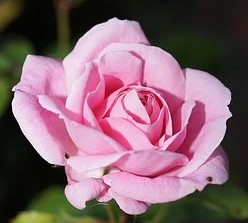
%> input picture Put test set here/rose/flower-358650__340.jpg, 248 x 223 px; its folder holds only this picture in this run
$ octave extract_hog_all.m   (GNU Octave 9; MATLAB toolbox functions it lacks are replaced by stand-ins)
%> lines starting %> are read from the running program, lines starting %| are printed output that depends on the picture
### extract_hog.m
function all_feature = extract_hog(im_org, size_scale)
% *****************************************
% function: extract feature hog of a image
% output: vector feature hog
% input: + im_org: image original with color is gray
%        + size_scale: is vector [width, height], size normalize image [row, col] pow of 2
% program created by DAO DUY NGU
% email: ddngu0110@gmail.com
% *****************************************
% get size image current
format long
[h, w] = size(im_org);
% config size window and stride
size_window = 16;
stride = 8;
% check and resize image about size 64x64 or 64x64
if h > w
    im_org = imresize(im_org, size_scale);
else
    im_org = imresize(im_org, size_scale);
end
% get size image after resize
[h, w] = size(im_org);
% compute number feature of image
number_feature = ((h-size_window)/stride + 1)*((w-size_window)/stride + 1)*36;
% create a vector feature original have value 0 with size is number feature
all_feature = zeros(1, number_feature);
% initialization count
count_feature = 1;
% get window of a image
for y=0:stride:h-size_window
    for x=0:stride:w-size_window
        %get window of image with size is size window
        im_window = im_org(y+1:y+size_window, x+1:x+size_window);
        % initialization vector hog with 36 feature
        value_hog36 = zeros(1, 36);
        count = 1;
        % split window and compute vector feature hog
        for j=0:stride:size_window-stride
            for i=0:stride:size_window-stride
                % get image hog of a image window with size stride
                im_hog = im_window(j+1:j+stride, i+1:i+stride);
                % ---------------------------------------------------------
                % compute vector hog
                format long
                hx = [-1 0 1];
                hy = hx';
                fx = imfilter(im_hog, hx);
                fy = imfilter(im_hog, hy);
                [h, w] = size(im_hog);
                % compute mag
                Gabs = round(sqrt(double(fx.^2 + fy.^2)), 2);
                % reshape about one vector
                Gabs = reshape(Gabs, [1, w*h]);
                % compute orientation
                Gtheta = round(atand(double(fy)./double(fx)));
                Gtheta(isnan(Gtheta)) = 0;
                % transform angle negative
                Gtheta1 = Gtheta;
                Gtheta1(Gtheta < 0) = 180;
                Gtheta1(Gtheta > 0) = 0;
                Gtheta = Gtheta1 + Gtheta;
                step = 20;
                % create matrix feature original have value 0
                hog_method4 = zeros(1,9);
                count1 = 1;
                for k = 0:20:160
                    %copy matrix orientation
                    G_theta_com = Gtheta;
                    % check value orientation in thesh allow x-> x+1
                    if k ~= 0
                        G_theta_com(G_theta_com < k) = 0;
                    end
                    if k ~= 160
                        G_theta_com(G_theta_com > k +  step) = 0;
                    end
                    % reshape matrix -> vector
                    G_theta_com = reshape(G_theta_com,[1, w*h]);
                    % copy value and tranform positive value -> 1
                    G_check = G_theta_com;
                    G_check(G_theta_com > 0) = 1;
                    % compute value feature and assign
                    hog_method4(count1) = hog_method4(count1) + sum((G_check.*(k+step)-G_theta_com).*Gabs/20);
                    if k + step == 180
                        hog_method4(1) =  hog_method4(1) + sum((G_theta_com-G_check.*k).*Gabs/20);
                    else
                        hog_method4(count1 + 1) =  hog_method4(count1 + 1) + sum((G_theta_com-G_check.*k).*Gabs/20);
                    end
                    count1 = count1 + 1;
                end
                % ---------------------------------------------------------
                % assign vecotr hog
                value_hog36(1, count:count+stride) = hog_method4;
                count = count + stride + 1;
            end
        end
        % Normalize vector hog with 36 feature
        K = sqrt(sum(value_hog36.^2));
        value_hog_normalize = value_hog36/K;
        % change value NaN -> 0
        value_hog_normalize(isnan(value_hog_normalize)) = 0;
        % assign vector hog 36
        all_feature(1, count_feature:count_feature+35) = value_hog_normalize;
        count_feature = count_feature + 36;
    end
end

### extract_hog_all.m
% *****************************************
% PROGRAM EXTRACT FEATURE HOG FOR IMAGE OF ALL CLASS
% program created by DAO DUY NGU
% email: ddngu0110@gmail.com
% NOTE:
% - image processing is image gray and change format file image (.tif,
% .jpg, ...) at row 48
% - numbers folder in data == number class initialize
% *****************************************

% STRUCT FOLDER IMAGE
% .../data/
%          - daisy/
%                 - image1.tif (.jpg, ...)
%                 - image2.tif (.jpg, ...)
%                   ....
%          - rose/
%                 - image1.tif (.jpg, ...)
%                 - image2.tif (.jpg, ...)
%                   ....
%           .....
% ALL FUNCTION USE: extract_hog()
% clear
clc
clear
% initialization number class
class = {'Rose', 'Daisy', 'Hibiscus', 'Lotus', 'Sunflower'};
% set path data
path_data = 'D:\ky_thuat_nhan_dang\datasets\dataset_gray\';
% set path save
path_save_train = strcat(path_data, 'datasets_hog_train.xlsx');
path_save_test = strcat(path_data, 'datasets_hog_test.xlsx');
% initialization size of window and stride
size_window = 16;
stride = 8;
% compute number features
number_feature = ((64-size_window)/stride + 1)*((64-size_window)/stride + 1)*36;
% initialization matrix include index labels and features
train = zeros(1, number_feature + 1);
test = zeros(1, number_feature + 1);
count_train = 1;
count_test = 1;
thresh = 0.8;
for k = 1:length(class)
    % create path folder image of class current
    path = strcat(path_data, char(class(k)), '\'); %folder image
    % get all path image of class current
    list_file = dir([path, '*.jpg']);
    % processing image of classs current
    fprintf('--FOLDER %d--\n', k)
    for i=1:length(list_file)
        fprintf('processing... %d\n', round(i*100/length(list_file)))
        % create path image current of class
        path_image = [path, list_file(i).name];
        % read image
        im_org = imread(path_image);
%> im_org is the input picture: size 223x248x3 uint8; mean R, G, B 131.2, 98.6, 109.9
        if length(size(im_org)) > 2
            im_org = rgb2gray(im_org);
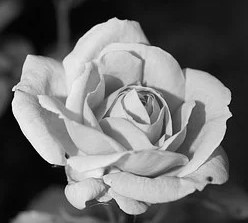
%> im_org: size 223x248 uint8; min 0, max 254, mean 109.7
        end
        % extract hog
        feature_hog = extract_hog(im_org, [64, 64]);
%> in extract_hog, `im_org = imresize(im_org, size_scale);`:
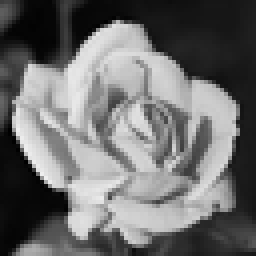
%> im_org: size 64x64 uint8 (shown 4 times larger); min 0, max 239, mean 109.7
%> after the loop in extract_hog, `for y=0:stride:h-size_window`: G_check = 64 values from 0 to 0; Gtheta = [46 88 83 83 84 82 84 90; 9 90 56 14 18 0 0 0; 13 90 90 63 0 0 0 0; 6 90 90 90 0 0 0 0; 2 90 90 0 0 0 0 0; 2 90 90 0 0 0 0 0; 0 0 0 0 0 0 0 0; 0 0 0 0 0 0 0 0]; Gtheta1 = [0 0 0 0 0 0 0 0; 0 0 0 0 0 0 0 0; 0 0 0 0 0 0 0 0; 0 0 0 0 0 0 0 0; 0 0 0 0 0 0 0 0; 0 0 0 0 0 0 0 0; 0 0 0 0 0 0 0 0; 0 0 0 0 0 0 0 0]; all_feature = 1764 values, max 0.667 at index 23, min 0 at index 7, mean 0.0142; count_feature = 253; hog_method4 = [55.85 31.28 11.9 9.58 96.48 38.65 0 0 0]; value_hog36 = 36 values, max 96.48 at index 32, min 0 at index 7, mean 24.9; value_hog_normalize = 36 values, max 0.411 at index 32, min 0 at index 7, mean 0.106
%> feature_hog has the same summary as all_feature in extract_hog
        % assign label of class is value k
        if i <= round(length(list_file)*thresh)
            train(count_train, 1) = k;
            % assign vector feature of image current
            train(count_train, 2:number_feature+1) = feature_hog;
            count_train = count_train + 1;
        else
            test(count_test, 1) = k;
            % assign vector feature of image current
            test(count_test, 2:number_feature+1) = feature_hog;
            count_test = count_test + 1;
        end
    end
end
fprintf('FINISH!\n')
T_train = table(train);
T_test = table(test);
% save data
writetable(T_train, path_save_train)
writetable(T_test, path_save_test)
